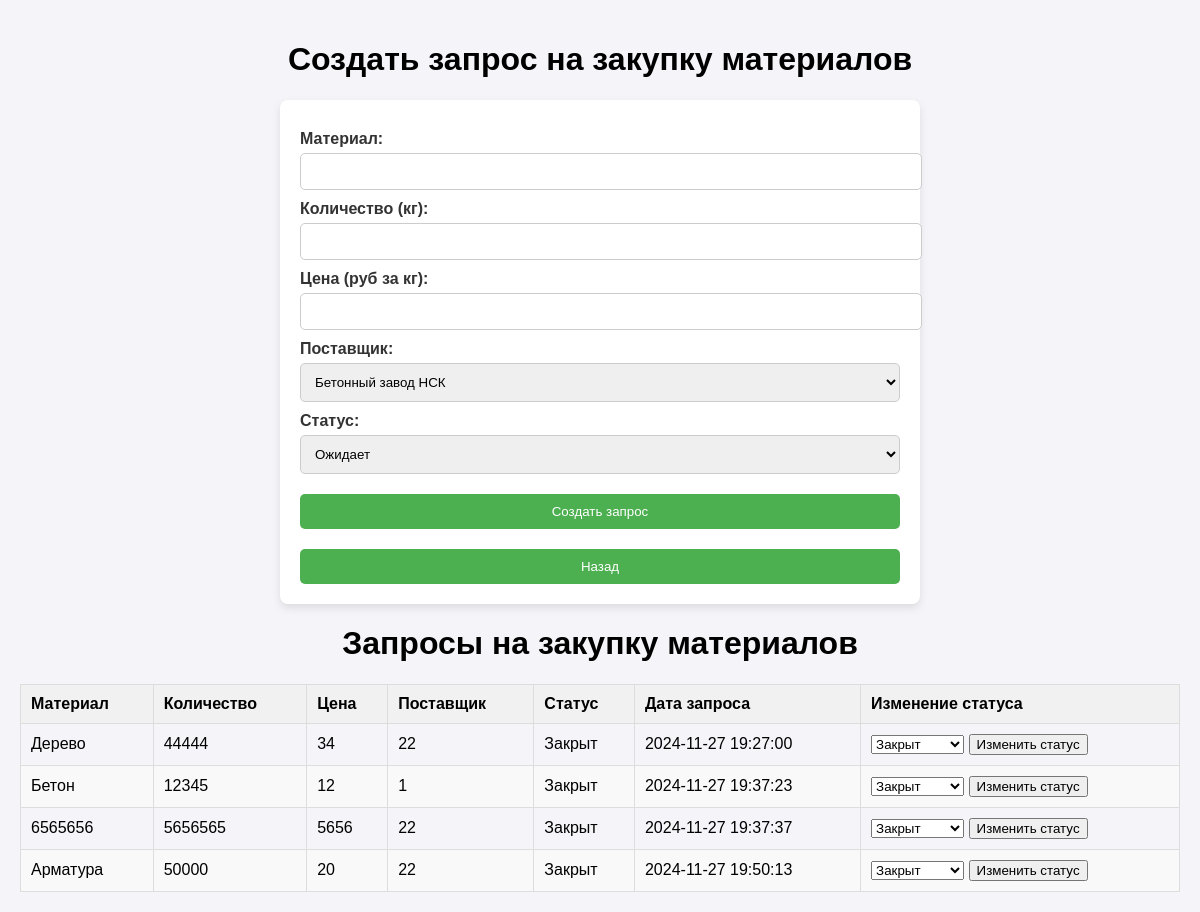
/purchase_requests (signed in), run on the app's committed database.
### tables this page shows
CREATE TABLE purchase_requests (
                id INTEGER PRIMARY KEY AUTOINCREMENT,
                material TEXT NOT NULL,
                quantity INTEGER NOT NULL,
                price INTEGER NOT NULL,
                supplier_id INTEGER NOT NULL,
                status TEXT NOT NULL DEFAULT 'Ожидает',
                request_date TEXT NOT NULL,
                FOREIGN KEY (supplier_id) REFERENCES supplier(id) ON DELETE CASCADE
                    );

### main.py (the view, shortened to what this page needs)
@app.route("/purchase_requests", methods=["GET", "POST"])
@login_required
def purchase_requests():
    suppliers = SupplierGateway.get_all_suppliers()
    purchase_requests = PurchaseRequestGateway.get_all_purchase_requests()
    return render_template("purchase_requests.html", suppliers=suppliers, purchase_requests=purchase_requests)

### data.py (called while the page is built)
    @classmethod
    def find_by_id(cls, user_id):
        with sqlite3.connect(DB_PATH) as conn:
            cursor = conn.execute("SELECT id, username, password, desc FROM users WHERE id = ?", (user_id,))
            row = cursor.fetchone()
            if row:
                return cls(*row)
        return None

    @classmethod
    def all(cls):
        with sqlite3.connect(DB_PATH) as conn:
            cursor = conn.execute(f"SELECT * FROM {cls._table_name}")
            return [cls(*row) for row in cursor.fetchall()]

    @classmethod
    def all(cls):
        with sqlite3.connect(DB_PATH) as conn:
            cursor = conn.execute(f"SELECT * FROM {cls._table_name}")
            return [cls(*row) for row in cursor.fetchall()]

### gateway.py (called while the page is built)
    @staticmethod
    def get_all_suppliers():
        return Supplier.all()

    @staticmethod
    def get_all_purchase_requests():
        return PurchaseRequest.all()

    @staticmethod
    def find_by_id(user_id):
        return User.find_by_id(user_id)

### main.py (called while the page is built)
@login_manager.user_loader
def load_user(user_id):
    return UserGateway.find_by_id(user_id)  # Убедитесь, что метод `find_by_id` существует в классе `User`.

### templates/purchase_requests.html (shortened to what this page needs)
<!DOCTYPE html>
<html lang="ru">
<head>
</head>
<body>
<h1>Создать запрос на закупку материалов</h1>
<div class="form-container">
    <form method="POST">
        <label for="material">Материал:</label>
        <input type="text" id="material" name="material" required>
        <label for="quantity">Количество (кг):</label>
        <input type="number" id="quantity" name="quantity" required>
        <label for="price">Цена (руб за кг):</label>
        <input type="number" id="price" name="price" required>
        <label for="supplier_id">Поставщик:</label>
        <select id="supplier_id" name="supplier_id" required>
            {% for supplier in suppliers %}
                <option value="{{ supplier.id }}">{{ supplier.name }}</option>
            {% endfor %}
        </select>
        <label for="status">Статус:</label>
        <select id="status" name="status" required>
            <option value="Ожидает">Ожидает</option>
        </select>
        <button type="submit">Создать запрос</button>
    </form>
     <button onclick="window.location.href='{{ url_for('index') }}'">Назад</button>
</div>
<h1>Запросы на закупку материалов</h1>
<table>
    <thead>
        <tr>
            <th>Материал</th>
            <th>Количество</th>
            <th>Цена</th>
            <th>Поставщик</th>
            <th>Статус</th>
            <th>Дата запроса</th>
            <th>Изменение статуса</th>
        </tr>
    </thead>
    <tbody>
        {% for request in purchase_requests %}
        <tr>
            <td>{{ request.material }}</td>
            <td>{{ request.quantity }}</td>
            <td>{{ request.price }}</td>
            <td>{{ request.supplier_id }}</td>
            <td>{{ request.status }}</td>
            <td>{{ request.request_date }}</td>
            <td>
                <form action="{{ url_for('update_purchase_request', request_id=request.id) }}" method="POST">
                    <select name="status" required>
                        <option value="Закрыт" {% if request.status == 'Закрыт' %} selected {% endif %}>Закрыт</option>
                    </select>
                    <button type="submit">Изменить статус</button>
                </form>
            </td>
        </tr>
        {% endfor %}
    </tbody>
</table>
</body>
</html>

### templates/purchase_requests.html (style rules this page uses)
body { font-family: 'Arial', sans-serif; background-color: #f4f4f9; margin: 0; padding: 20px; }
.form-container { background-color: #fff; padding: 20px; border-radius: 8px; box-shadow: 0 4px 8px rgba(0, 0, 0, 0.1); max-width: 600px; margin: 0 auto; }
.form-container label { display: block; margin-top: 10px; font-weight: bold; color: #333; }
.form-container input, .form-container select { width: 100%; padding: 10px; margin-top: 5px; border: 1px solid #ccc; border-radius: 5px; }
.form-container button { background-color: #4CAF50; color: white; padding: 10px 20px; border: none; border-radius: 5px; cursor: pointer; margin-top: 20px; width: 100%; }
h1 { text-align: center; }
table { width: 100%; margin-top: 20px; border-collapse: collapse; }
th, td { padding: 10px; text-align: left; border: 1px solid #ddd; }
th { background-color: #f1f1f1; }
tr:nth-child(even) { background-color: #f9f9f9; }

### data on the page
purchase_requests: material "Дерево", quantity "44444", price "34", supplier_id "22", status "Закрыт", request_date "2024-11-27 19:27:00"
purchase_requests: material "Бетон", quantity "12345", price "12", supplier_id "1", status "Закрыт", request_date "2024-11-27 19:37:23"
purchase_requests: material "6565656", quantity "5656565", price "5656", supplier_id "22", status "Закрыт", request_date "2024-11-27 19:37:37"
purchase_requests: material "Арматура", quantity "50000", price "20", supplier_id "22", status "Закрыт", request_date "2024-11-27 19:50:13"

### other printed values
form field supplier_id "Бетонный завод НСК"
